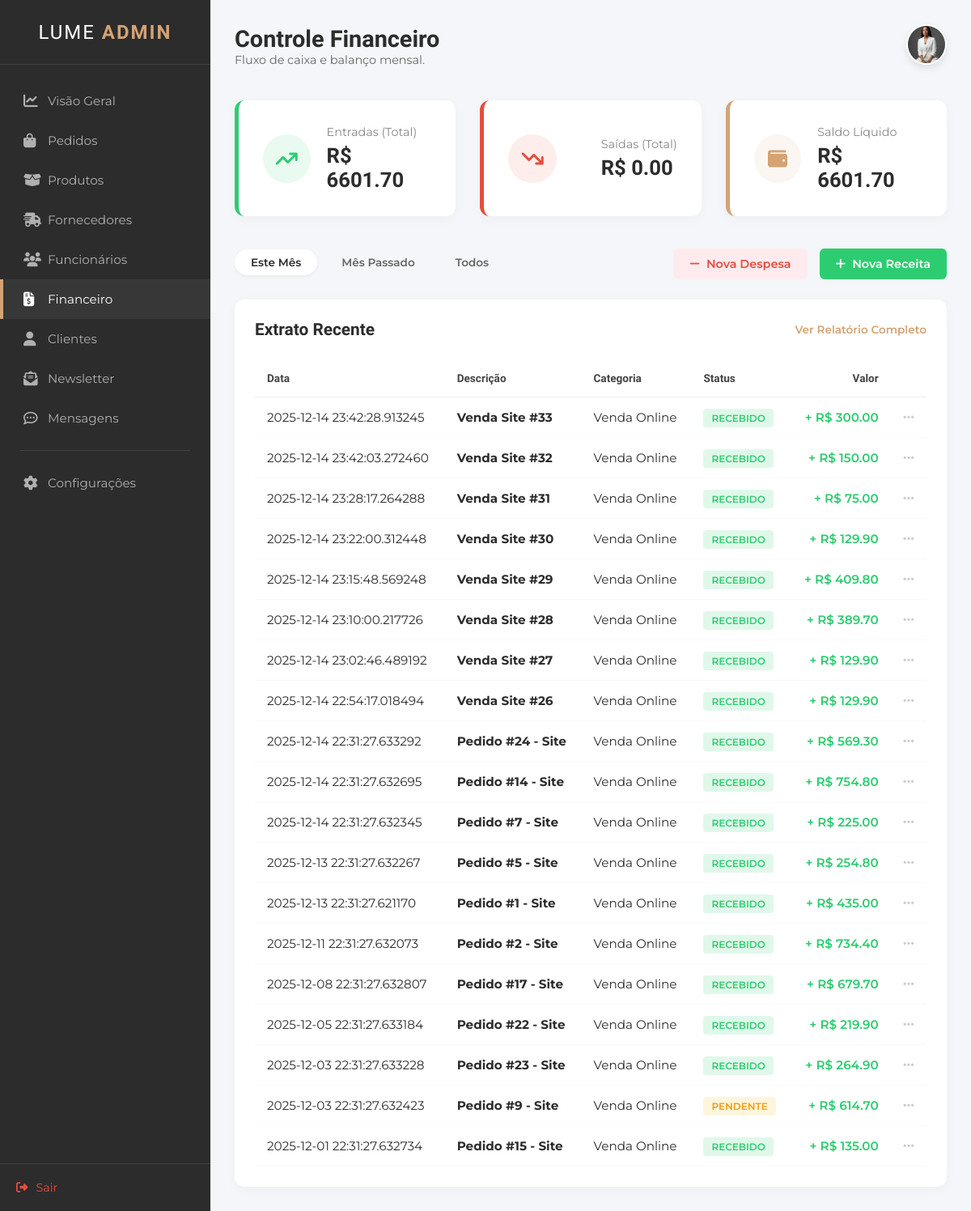
/financeiro, run on the app's committed database.
### tables this page shows
CREATE TABLE "tb_contasReceber" (
    "id_contaReceber" INTEGER PRIMARY KEY AUTOINCREMENT,
    "descricao" VARCHAR(100) NOT NULL,
    "valor" DECIMAL(10,2) NOT NULL,
    "data_emissao" DATE,
    "data_venc" DATE NOT NULL,
    "categoria" VARCHAR(50),
    "status" VARCHAR(20) NOT NULL,
    "id_cliente" INTEGER, 
    "id_pedido" INTEGER
    );

### appinterno.py (the view)
@app.route("/financeiro.html")
@app.route("/financeiro")
def financeiro():
    filtro = request.args.get("filtro", "atual")
    con = get_db()
    cur = con.cursor()
    where_clause = ""
    if filtro == 'atual':
        where_clause = "WHERE strftime('%Y-%m', data_venc) = strftime('%Y-%m', 'now')"
    elif filtro == 'anterior':
        where_clause = "WHERE strftime('%Y-%m', data_venc) = strftime('%Y-%m', 'now', '-1 month')"
    cur.execute(f"SELECT * FROM tb_contasReceber {where_clause}")
    receitas_db = cur.fetchall()
    cur.execute(f"SELECT * FROM tb_despesas {where_clause}")
    despesas_db = cur.fetchall()
    con.close()
    extrato = []
    total_receitas = 0
    total_despesas = 0
    for r in receitas_db:
        valor = float(r['valor'])
        total_receitas += valor
        extrato.append({'data': r['data_venc'], 'descricao': r['descricao'], 'categoria': r['categoria'], 'status': r['status'], 'valor': valor, 'tipo': 'entrada'})
    for d in despesas_db:
        valor = float(d['valor'])
        total_despesas += valor
        extrato.append({'data': d['data_venc'], 'descricao': d['descricao'], 'categoria': d['categoria'], 'status': d['status'], 'valor': valor, 'tipo': 'saida'})
    extrato.sort(key=lambda x: x['data'], reverse=True)
    saldo_liquido = total_receitas - total_despesas
    return render_template("interno/financeiro.html", extrato=extrato, total_receitas=total_receitas, total_despesas=total_despesas, saldo=saldo_liquido, filtro_atual=filtro)

### appinterno.py (called while the page is built)
def get_db():
    conn = sqlite3.connect("db_lume.db")
    conn.row_factory = sqlite3.Row
    return conn

### templates/interno/financeiro.html (shortened to what this page needs)
<!DOCTYPE html>
<html lang="pt-br">
<head>
    <link rel="stylesheet" href="https://cdnjs.cloudflare.com/ajax/libs/font-awesome/6.4.0/css/all.min.css">
    <link rel="stylesheet" href="/static/styleinterno.css">
</head>
<body>
    <div class="admin-container">
        <aside class="sidebar">
            <div class="sidebar-header">
                <h2 class="brand-text">LUME <span>ADMIN</span></h2>
            </div>
            <nav class="sidebar-nav">
                <ul>
                    <li><a href="dashboard.html"><i class="fa-solid fa-chart-line"></i> Visão Geral</a></li>
                    <li><a href="pedido.html"><i class="fa-solid fa-bag-shopping"></i>Pedidos</a></li>
                    <li><a href="produto.html"><i class="fa-solid fa-box-open"></i> Produtos</a></li>
                    <li><a href="fornecedores.html"><i class="fa-solid fa-truck-fast"></i> Fornecedores</a></li>
                    <li><a href="funcionarios.html"><i class="fa-solid fa-users"></i> Funcionários</a></li>
                    <li class="active"><a href="financeiro.html"><i class="fa-solid fa-file-invoice-dollar"></i> Financeiro</a></li>
                    <li><a href="cliente.html"><i class="fas fa-user"></i>Clientes</a></li>
                    <li><a href="newsletter.html"><i class="fa-solid fa-envelope-open-text"></i> Newsletter</a></li>
                    <li><a href="mensagens.html"><i class="fa-regular fa-comment-dots"></i> Mensagens</a></li>
                    <li class="separator"></li>
                    <li><a href="configuracoes.html"><i class="fa-solid fa-gear"></i> Configurações</a></li>
                </ul>
            </nav>
            <div class="sidebar-footer">
                <a href="login.html" class="logout-btn"><i class="fa-solid fa-right-from-bracket"></i> Sair</a>
            </div>
        </aside>
        <main class="main-content">
            <header class="top-bar">
                <div class="welcome-text">
                    <h1>Controle Financeiro</h1>
                    <p>Fluxo de caixa e balanço mensal.</p>
                </div>
                <div class="user-profile">
    <div class="profile-dropdown-trigger" onclick="toggleProfileMenu()">
        <img src="/static/imagens/fundadora1.jpeg" alt="Admin" class="avatar">
    </div>
</div>
            </header>
            <section class="finance-summary">
                <div class="card finance-card income">
    <div class="icon-box"><i class="fa-solid fa-arrow-trend-up"></i></div>
    <div class="finance-info">
        <span>Entradas (Total)</span>
        <h3>R$ {{ "%.2f"|format(total_receitas) }}</h3>
    </div>
</div>
<div class="card finance-card expense">
    <div class="icon-box"><i class="fa-solid fa-arrow-trend-down"></i></div>
    <div class="finance-info">
        <span>Saídas (Total)</span>
        <h3>R$ {{ "%.2f"|format(total_despesas) }}</h3>
    </div>
</div>
<div class="card finance-card balance">
    <div class="icon-box"><i class="fa-solid fa-wallet"></i></div>
    <div class="finance-info">
        <span>Saldo Líquido</span>
        <h3>R$ {{ "%.2f"|format(saldo) }}</h3>
    </div>
</div>
            </section>
            <section class="toolbar">
                <div class="status-filters">
    <a href="/financeiro?filtro=atual"
       class="tab-btn {{ 'active' if filtro_atual == 'atual' }}">
       Este Mês
    </a>
    <a href="/financeiro?filtro=anterior"
       class="tab-btn {{ 'active' if filtro_atual == 'anterior' }}">
       Mês Passado
    </a>
    <a href="/financeiro?filtro=todos"
       class="tab-btn {{ 'active' if filtro_atual == 'todos' }}">
       Todos
    </a>
</div>
                <div class="action-buttons">
                    <button class="btn-expense"><i class="fa-solid fa-minus"></i> Nova Despesa</button>
                    <button class="btn-income"><i class="fa-solid fa-plus"></i> Nova Receita</button>
                </div>
            </section>
            <section class="transactions-section">
                <div class="section-header">
                    <h2>Extrato Recente</h2>
                    <a href="#" class="view-all">Ver Relatório Completo</a>
                </div>
                <div class="table-responsive">
                    <table class="finance-table">
                        <thead>
                            <tr>
                                <th>Data</th>
                                <th>Descrição</th>
                                <th>Categoria</th>
                                <th>Status</th>
                                <th class="text-right">Valor</th>
                                <th></th>
                            </tr>
                        </thead>
                        <tbody>
    {% for item in extrato %}
    <tr>
        <td>{{ item['data'] }}</td>
        <td><strong>{{ item['descricao'] }}</strong></td>
        <td>{{ item['categoria'] }}</td>
        <td>
            {% if item['status'] == 'Pago' or item['status'] == 'Recebido' %}
                <span class="badge success">{{ item['status'] }}</span>
            {% else %}
                <span class="badge warning">{{ item['status'] }}</span>
            {% endif %}
        </td>
        {% if item['tipo'] == 'entrada' %}
            <td class="text-right value-income">+ R$ {{ "%.2f"|format(item['valor']) }}</td>
        {% else %}
            <td class="text-right value-expense">- R$ {{ "%.2f"|format(item['valor']) }}</td>
        {% endif %}
        <td class="action-col"><i class="fa-solid fa-ellipsis"></i></td>
    </tr>
    {% else %}
    <tr>
        <td colspan="6" style="text-align: center; padding: 20px; color: #999;">
            Nenhuma movimentação financeira registrada.
        </td>
    </tr>
    {% endfor %}
</tbody>
                    </table>
                </div>
            </section>
        </main>
    </div>
</body>
</html>

### data on the page
tb_contasReceber: data "2025-12-14 23:42:28.913245", descricao "Venda Site #33", categoria "Venda Online", status "RECEBIDO", valor "300.00"
tb_contasReceber: data "2025-12-14 23:42:03.272460", descricao "Venda Site #32", categoria "Venda Online", status "RECEBIDO", valor "150.00"
tb_contasReceber: data "2025-12-14 23:28:17.264288", descricao "Venda Site #31", categoria "Venda Online", status "RECEBIDO", valor "75.00"
tb_contasReceber: data "2025-12-14 23:22:00.312448", descricao "Venda Site #30", categoria "Venda Online", status "RECEBIDO", valor "129.90"
tb_contasReceber: data "2025-12-14 23:15:48.569248", descricao "Venda Site #29", categoria "Venda Online", status "RECEBIDO", valor "409.80"
tb_contasReceber: data "2025-12-14 23:10:00.217726", descricao "Venda Site #28", categoria "Venda Online", status "RECEBIDO", valor "389.70"
tb_contasReceber: data "2025-12-14 23:02:46.489192", descricao "Venda Site #27", categoria "Venda Online", status "RECEBIDO", valor "129.90"
tb_contasReceber: data "2025-12-14 22:54:17.018494", descricao "Venda Site #26", categoria "Venda Online", status "RECEBIDO", valor "129.90"
tb_contasReceber: data "2025-12-14 22:31:27.633292", descricao "Pedido #24 - Site", categoria "Venda Online", status "RECEBIDO", valor "569.30"
tb_contasReceber: data "2025-12-14 22:31:27.632695", descricao "Pedido #14 - Site", categoria "Venda Online", status "RECEBIDO", valor "754.80"
tb_contasReceber: data "2025-12-14 22:31:27.632345", descricao "Pedido #7 - Site", categoria "Venda Online", status "RECEBIDO", valor "225.00"
tb_contasReceber: data "2025-12-13 22:31:27.632267", descricao "Pedido #5 - Site", categoria "Venda Online", status "RECEBIDO", valor "254.80"
tb_contasReceber: data "2025-12-13 22:31:27.621170", descricao "Pedido #1 - Site", categoria "Venda Online", status "RECEBIDO", valor "435.00"
tb_contasReceber: data "2025-12-11 22:31:27.632073", descricao "Pedido #2 - Site", categoria "Venda Online", status "RECEBIDO", valor "734.40"
tb_contasReceber: data "2025-12-08 22:31:27.632807", descricao "Pedido #17 - Site", categoria "Venda Online", status "RECEBIDO", valor "679.70"
tb_contasReceber: data "2025-12-05 22:31:27.633184", descricao "Pedido #22 - Site", categoria "Venda Online", status "RECEBIDO", valor "219.90"
tb_contasReceber: data "2025-12-03 22:31:27.633228", descricao "Pedido #23 - Site", categoria "Venda Online", status "RECEBIDO", valor "264.90"
tb_contasReceber: data "2025-12-03 22:31:27.632423", descricao "Pedido #9 - Site", categoria "Venda Online", status "PENDENTE", valor "614.70"
tb_contasReceber: data "2025-12-01 22:31:27.632734", descricao "Pedido #15 - Site", categoria "Venda Online", status "RECEBIDO", valor "135.00"

### other printed values
{{ "%.2f"|format(total_receitas) }} "6601.70"
{{ "%.2f"|format(total_despesas) }} "0.00"
{{ "%.2f"|format(saldo) }} "6601.70"
